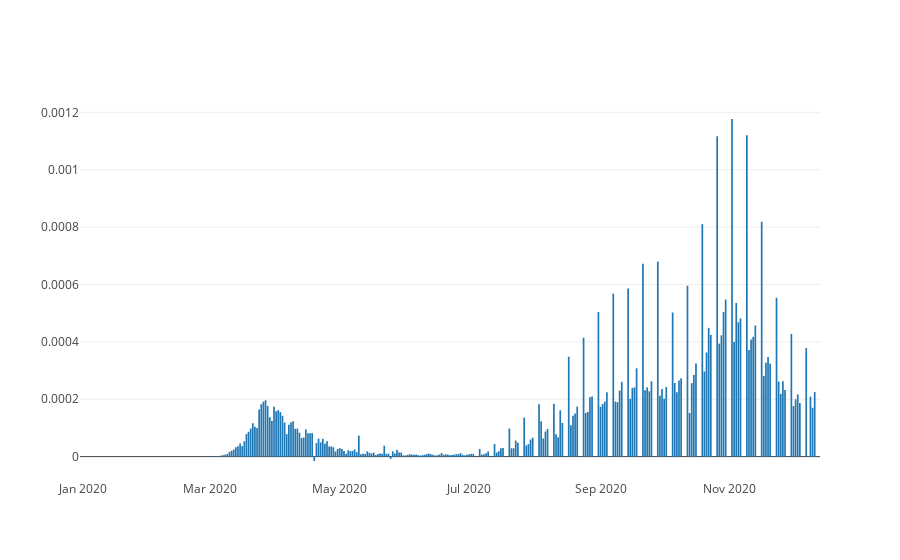

Notebook code cell kept with this figure:
### Markdown cell above
## porcentaje diario de infectados

### Code cell
val (x,y) = diaryInfectionsDF.filter($"country" === "Spain").collect.map(r=>(r(1).toString, r(6).toString)).toList.unzip
Bar(x, y).plot()

### Figure 1 — Plotly figure (JSON) as saved in the notebook; plotly's stock layout.template omitted (floating-point values rounded to 4 significant figures; data arrays with more than 128 entries replaced by an {"elided": "..."} marker saying what was removed)
{"data": [{"type": "bar", "x": {"elided": "349 str values"}, "y": {"elided": "349 str values"}}], "layout": {}}
